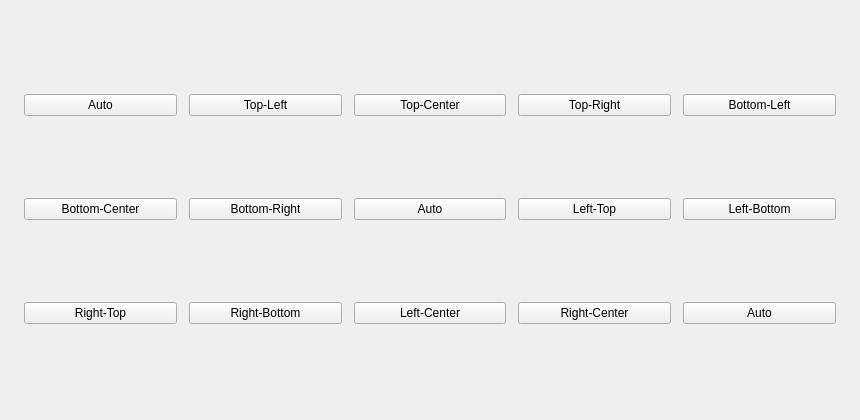
<?xml version="1.0" encoding="UTF-8"?>
<ui version="4.0">
 <class>MainWindow</class>
 <widget class="QMainWindow" name="MainWindow">
  <property name="geometry">
   <rect>
    <x>0</x>
    <y>0</y>
    <width>860</width>
    <height>420</height>
   </rect>
  </property>
  <property name="windowTitle">
   <string>QCustomTipOverlay Tail Position Test</string>
  </property>
  <widget class="QWidget" name="centralwidget">
   <layout class="QGridLayout" name="buttonGrid">
    <property name="leftMargin">
     <number>24</number>
    </property>
    <property name="topMargin">
     <number>24</number>
    </property>
    <property name="rightMargin">
     <number>24</number>
    </property>
    <property name="bottomMargin">
     <number>24</number>
    </property>
    <property name="horizontalSpacing">
     <number>12</number>
    </property>
    <property name="verticalSpacing">
     <number>12</number>
    </property>
    <item row="0" column="0">
     <widget class="QPushButton" name="btnAuto1">
      <property name="text">
       <string>Auto</string>
      </property>
     </widget>
    </item>
    <item row="0" column="1">
     <widget class="QPushButton" name="btnTopLeft">
      <property name="text">
       <string>Top-Left</string>
      </property>
     </widget>
    </item>
    <item row="0" column="2">
     <widget class="QPushButton" name="btnTopCenter">
      <property name="text">
       <string>Top-Center</string>
      </property>
     </widget>
    </item>
    <item row="0" column="3">
     <widget class="QPushButton" name="btnTopRight">
      <property name="text">
       <string>Top-Right</string>
      </property>
     </widget>
    </item>
    <item row="0" column="4">
     <widget class="QPushButton" name="btnBottomLeft">
      <property name="text">
       <string>Bottom-Left</string>
      </property>
     </widget>
    </item>
    <item row="1" column="0">
     <widget class="QPushButton" name="btnBottomCenter">
      <property name="text">
       <string>Bottom-Center</string>
      </property>
     </widget>
    </item>
    <item row="1" column="1">
     <widget class="QPushButton" name="btnBottomRight">
      <property name="text">
       <string>Bottom-Right</string>
      </property>
     </widget>
    </item>
    <item row="1" column="2">
     <widget class="QPushButton" name="btnAuto2">
      <property name="text">
       <string>Auto</string>
      </property>
     </widget>
    </item>
    <item row="1" column="3">
     <widget class="QPushButton" name="btnLeftTop">
      <property name="text">
       <string>Left-Top</string>
      </property>
     </widget>
    </item>
    <item row="1" column="4">
     <widget class="QPushButton" name="btnLeftBottom">
      <property name="text">
       <string>Left-Bottom</string>
      </property>
     </widget>
    </item>
    <item row="2" column="0">
     <widget class="QPushButton" name="btnRightTop">
      <property name="text">
       <string>Right-Top</string>
      </property>
     </widget>
    </item>
    <item row="2" column="1">
     <widget class="QPushButton" name="btnRightBottom">
      <property name="text">
       <string>Right-Bottom</string>
      </property>
     </widget>
    </item>
    <item row="2" column="2">
     <widget class="QPushButton" name="btnLeftCenter">
      <property name="text">
       <string>Left-Center</string>
      </property>
     </widget>
    </item>
    <item row="2" column="3">
     <widget class="QPushButton" name="btnRightCenter">
      <property name="text">
       <string>Right-Center</string>
      </property>
     </widget>
    </item>
    <item row="2" column="4">
     <widget class="QPushButton" name="btnAuto3">
      <property name="text">
       <string>Auto</string>
      </property>
     </widget>
    </item>
   </layout>
  </widget>
 </widget>
 <customwidgets/>
 <resources/>
 <connections/>
</ui>
